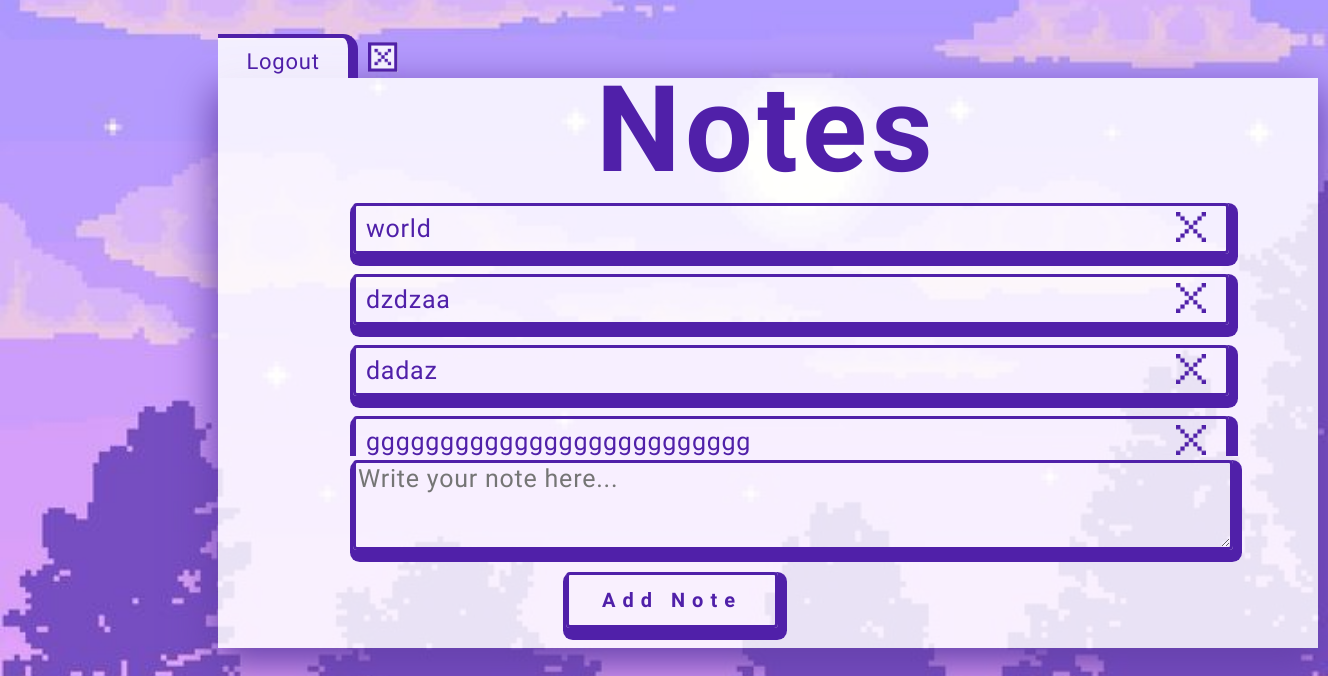
Page / (signed in) on the earlier database version.
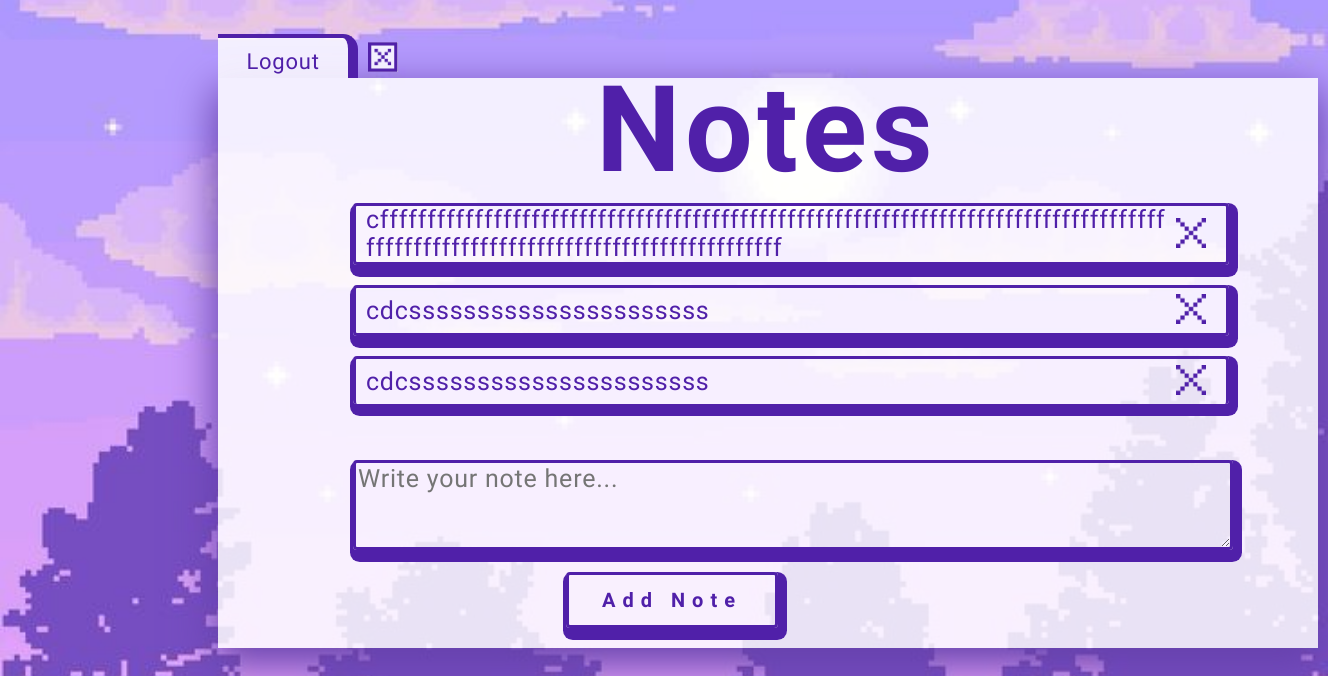
Same page on the later database version.
### website/models.py (models this page shows)
class Note(db.Model):
    id = db.Column(db.Integer, primary_key=True)
    data = db.Column(db.String(10000))
    date = db.Column(db.DateTime(timezone=True), default=func.now())
    user_id = db.Column(db.Integer, db.ForeignKey('user.id'))

### website/views.py (the view, shortened to what this page needs)
@views.route('/', methods=['GET', 'POST'])
@login_required
def home():
    return render_template("home.html", user=current_user)

### website/__init__.py (called while the page is built)
def create_app():
    app = Flask(__name__)
    app.config['SECRET_KEY'] = 'abbbbbbhhhhhqqqq'
    app.config['SQLALCHEMY_DATABASE_URI'] = f'sqlite:///{DB_NAME}'
    db.init_app(app)
    from .views import views
    from .auth import auth
    app.register_blueprint(views, url_prefix='/')
    app.register_blueprint(auth, url_prefix='/')
    from .models import User, Note
    with app.app_context():
        db.create_all()
    login_manager = LoginManager()
    login_manager.login_view = 'auth.login'
    login_manager.init_app(app)
    @login_manager.user_loader
    def load_user(id):
        return User.query.get(int(id))
    return app

### website/templates/home.html (shortened to what this page needs)
<!doctype html>
<html lang="en">
<head>
    <link rel="stylesheet" href="../static/home.css"
  />
</head>
<body>
  <form method="POST" class="main_form">
    <h1 align="center" class="title">Notes</h1>
    <ul class="list-group-list-group-flush" id="notes">
  <div class="notes-container">
      {% for note in user.notes %}
      <li class="list-group-item">
        <span class="note-text">{{ note.data | replace('\n', '<br>') | safe }}</span>
        <button type="button" class="close"  onclick="deleteNote({{ note.id }})">
          <img src="../static/Union.png" alt="Delete Icon" class="delete-icon" />
        </button>
      </li>
      {% endfor %}
    </ul>
    </form>
    <div class="logout-container">
      <form action="{{ url_for('auth.logout') }}" method="POST">
      <span class="logout-text">Logout</span>
          <button  type="submit" class="logout-btn">
          <img src="../static/logout button.png" alt="Logout Icon" class="Logout-icon" />
        </button>
      </form>
    </div>
    <form method="POST" class="note-form">
      <textarea name="note" id="note" class="form-control" placeholder="Write your note here..."></textarea>
      <br />
      <div align="center">
        <button type="submit" class="btn-btn-primary">Add Note</button>
      </div>
    </form>
</body>
</html>

### website/static/home.css (style rules this page uses)
body { position: relative; width: 100%; height: 100%; background: url("../static/pretty wallpaper.jpeg") no-repeat center center fixed; background-size: cover; cursor: url("../static/cursor/default_cursor.png"), auto; }
.main_form { position: absolute; width: 1100px; height: 570px; left: 210px; top: 70px; background: rgba(255, 255, 255, 0.84); box-shadow: 0px 15px 40px 4px #6641AC; }
.title { position: absolute; width: 997px; height: 236px; left: 50px; top: -100px; font-family: 'Pixelify Sans'; font-style: normal; font-weight: 600; font-size: 120px; line-height: 144px; text-align: center; letter-spacing: 0.035em; color: #5020A9; }
.notes-container { position: relative; top: 75px; width: auto; height: 273px; overflow-y: auto; overflow-x: disabled; margin: 20px auto; padding: 5px; border: none; }
.list-group-item { display: flex; align-items: center ; justify-content: space-between; padding: 0px 10px; font-family: 'Pixelify Sans'; font-style: normal; font-weight: 500; font-size: 25px; line-height: 28px; text-align:left; letter-spacing: 0.031em; color: #5020A9; word-wrap: break-word; overflow-wrap: break-word; white-space: normal; position: relative; margin: 20px 0; width: 850px; height: auto; min-height: 45px; left: 90px; top: 5px; border: 3px solid #5020A9; box-shadow: 3px 6px 0px 6px #5020A9; border-radius: 4px; }
.list-group-item .note-text { flex-grow: 1; overflow: hidden; word-break: break-word; max-width: 95%; }
.list-group-item:last-child { border-bottom: none; }
.close { position: absolute; background: none; border: none; cursor: url("../static/cursor/hover_cursor.png"), auto; padding: 5px; }
.delete-icon { position: relative; width: 30px; height: 30px; left: 800px; top: 50%; background: none; border: none; cursor: url("../static/cursor/hover_cursor.png"), auto; padding: 5px; }
.form-control { position: relative; width: 870px; height: 80px; max-width: 870px; max-height: 80px; left: 345px; top: 452px; font-family: 'Pixelify Sans'; font-style: normal; font-weight: 500; font-size: 25px; line-height: 28px; text-align: left; letter-spacing: 0.031em; color: #5020A9; background-color: transparent; border: 3px solid #5020A9; box-shadow: 3px 6px 0px 6px #5020A9; border-radius: 4px; }
.logout-text { position: absolute; width: 130px; height: 40px; left: 0px; top: 0px; font-family: 'Pixelify Sans'; font-style: normal; font-weight: 500; font-size: 22px; line-height: 48px; text-align: center; letter-spacing: 0.035em; color: #5020A9; }
.btn-btn-primary { position: relative; width: 212px; height: 56px; left: 0px; top: 470px; font-family: 'Pixelify Sans'; font-style: normal; font-weight: 700; font-size: 20px; line-height: 48px; letter-spacing: 0.35em; color: #5020A9; background-color: transparent; box-sizing: border-box; border: 3px solid #5020A9; box-shadow: 3px 6px 0px 6px #5020A9; border-radius: 4px; }
.logout-container { position: absolute; width: 130px; height: 40px; left: 210px; top: 26px; font-family: 'Pixelify Sans'; font-style: normal; font-weight: 500; font-size: 25px; line-height: 48px; text-align: center; letter-spacing: 0.035em; color: #5020A9; background: rgba(255, 255, 255, 0.84); border-width: 4px 10px 0px 0px; border-style: solid; border-color: #5020A9; border-radius: 0px 15px 0px 0px; }
.logout-btn { position: absolute; background: none; border: none; left: -30px; top: -56px; cursor: url("../static/cursor/hover_cursor.png"), auto; padding: 5px; }
.Logout-icon { position: relative; width: 30px; height: 30px; left: 170px; top: 50px; background: none; border: none; cursor: url("../static/cursor/hover_cursor.png"), auto; padding: 5px; }

Differences in the rows shown:
removed Note: data "world"
removed Note: data "dzdzaa"
removed Note: data "dadaz"
removed Note: data "gggggggggggggggggggggggggg"
added Note: data "cfffffffffffffffffffffffffffffffffffffffffffffffffffffffffffffffffffffffffffffffffffffffffffffffffffffffffffffffffffffffffffffff"
now on this page (row edited): Note: data "cdcssssssssssssssssssssss"
now on this page (row edited): Note: data "cdcssssssssssssssssssssss"
